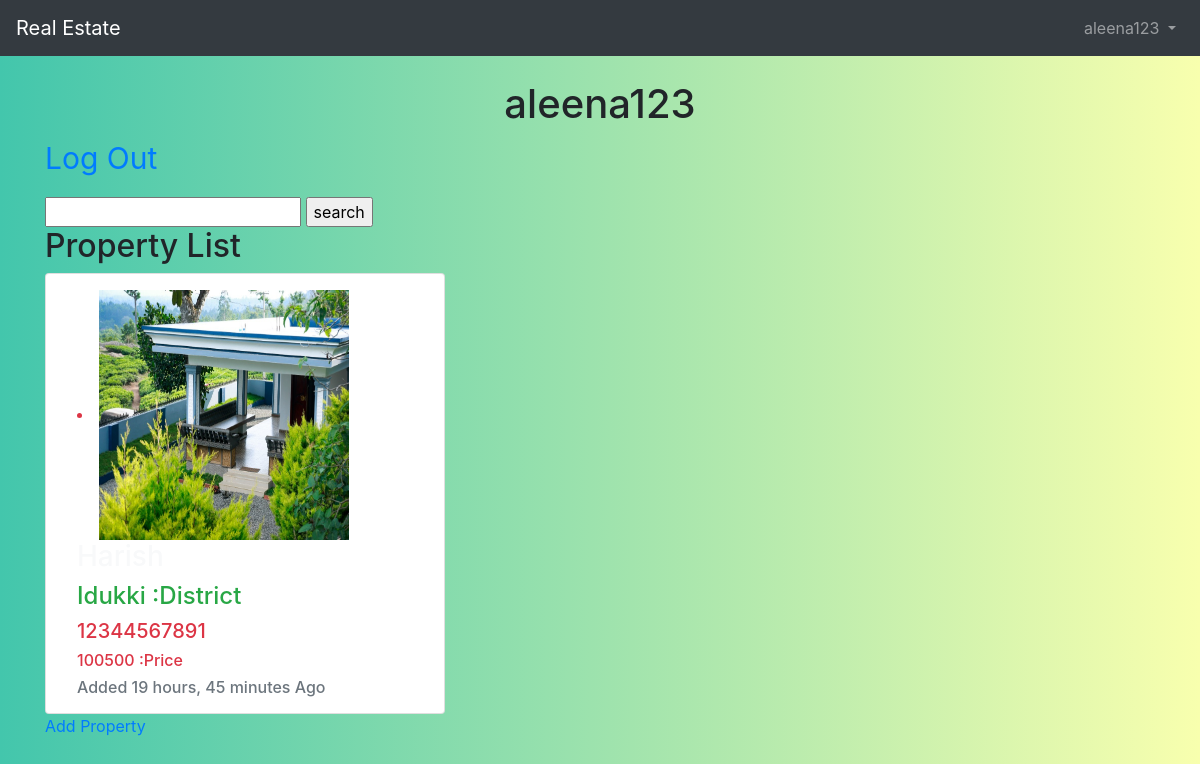
Page / (signed in) on the earlier database version.
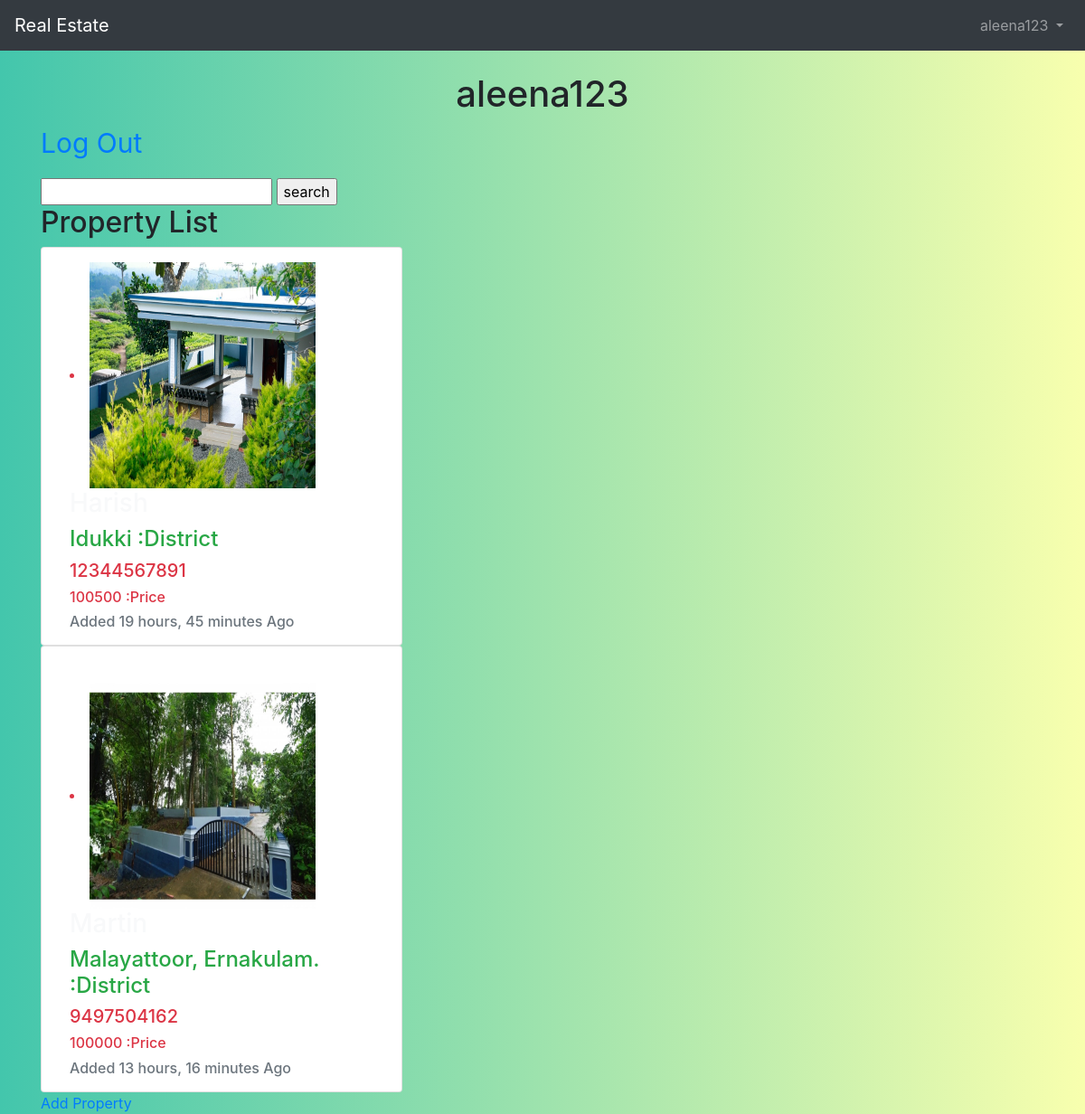
Same page on the later database version.
### users/models.py (models this page shows)
class CustomUser(AbstractUser):
	TYPE = [
			('Seller','seller'),
			('Buyer','buyer'),
		]
	category= models.CharField(max_length=40,choices=TYPE)
	mob_num=models.CharField(max_length=10)

### realtors/models.py (models this page shows, shortened)
class Realtor(models.Model):
  bedroom_choices = {
  				'1':1,
  				'2':2,
  				'3':3,
  				'4':4,
  				'5':5,
   					}
  price_choices = {
  				'100000':'$100,000',
  				'200000':'$200,000',
  				'300000':'$300,000',
  				'400000':'$400,000',
					}
  District_choices = {
        		'TVM' : 'Thiruvananthapuram',
        		'ALP' :	'Alappuzha',
        		'KTM' :	'Kottayam',
        		'IDK' :	'Idukki',
        		'ERKLM'	:'Ernakulam,'
       				}
  class Meta:
    verbose_name = 'Realtor'
  owner_name = models.CharField(max_length=200)
  photo = models.ImageField(upload_to='photos/%Y/%m/%d/')
  description = models.TextField(blank=True)
  phone = models.CharField(max_length=20)
  email = models.CharField(max_length=50)
  district = models.TextField(blank =True)
  price = models.PositiveIntegerField(default=100000)
  created_date = models.DateTimeField(auto_now_add=True,editable=False,blank=False,null=False)
  owner = models.ForeignKey(get_user_model(),on_delete=models.CASCADE)

### realtors/views.py (the view)
# urls.py: path('',PropertyListView.as_view(),name = 'home'),
class PropertyListView(ListView):
	model = Realtor
	template_name ='home.html'

### templates/home.html
{% extends 'base.html' %}
{% load static %}
{% load socialaccount %}
{% block body %}
  {% if user.is_authenticated %}
  <h1 class="text-center">  {{ user.username }}</h1>
    <div class>
  <p><a href="{% url 'logout' %}">Log Out</a></p>
  </div>
 <form action= "{% url 'search' %}"  method="get">
  <input type ="text" name ="q">
<input type ="submit" value ="search">
</form>
  <h2>Property List</h2>
  {% for element in object_list %}
   <div class="card" style="width: 25rem;" "height: 30rem;">
      <div clas="card-body">
       <a class = "card-link text-danger text-danger "
   href="{% url 'detail' element.id %}">
<div class="container m-3">
  <li class="lisit-inline-item">
       <img src="{{ element.photo.url }}"  alt="image"  height="250" width="250">
     <h3 class="text-light">{{ element.owner_name}}</h3>
     <h4 class="text-success">{{ element.district }} :District</h4>
     <h5>{{ element.phone }}</h5>
     <h6>{{ element.price }} :Price</h6>
       <h6 class="text-muted" > Added {{ element.created_date|timesince }} Ago</h6>
   </li>
 </div>
</div>
</div>
     {% endfor %}
  {% else %}
  <p>You are not logged in</p>
  <p><a href="{% url 'login' %}">Add Property</a></p>
<a href="{% provider_login_url 'github' %}">Sign Up</a>
<p><a href="{% url 'login' %}">Log In </a></p>
 {% endif %}
     <a href="{% url 'addproperty' %}">Add Property</a>
{% endblock body %}

### templates/base.html (shortened to what this page needs)
{% load static %}
<!DOCTYPE html>
<html lang="en">
  <head>
    <link rel="stylesheet" href="https://stackpath.bootstrapcdn.com/bootstrap/4.1.3/css/bootstrap.min.css">
    <link rel="stylesheet" href="{% static 'css/base.css' %}">
    <link href="https://stackpath.bootstrapcdn.com/bootstrap/4.3.1/css/bootstrap.min.css" rel="stylesheet">
  </head>
  <body>
    <nav class="navbar navbar-expand-md navbar-dark bg-dark mb-4">
      <a class="navbar-brand" href="{% url 'home' %}">Real Estate </a>
      <div class="collapse navbar-collapse" id="navbarCollapse">
        {% if user.is_authenticated %}
          <ul class="navbar-nav ml-auto">
            <li class="nav-item">
              <a class="nav-link dropdown-toggle" href="#" id="userMenu"\\
              data-toggle="dropdown" aria-haspopup="true" aria-expanded\\
              ="false">
                {{ user.username }}
              </a>
            </li>
          </ul>
        {% endif %}
      </div>
    </nav>
    <div class="container">
      {% block body %}
      {% endblock body %}
    </div>
  </body>
</html>

### static/css/base.css (style rules this page uses)
body { background: linear-gradient(to right, #43c6ac, #f8ffae); height: 100%; margin: 0; background-repeat: no-repeat; background-attachment: fixed; }
p { color: white; font-size: 30px; }

Differences in the rows shown:
added Realtor: photo (picture), district "Malayattoor, Ernakulam.", phone "9497504162", price "100000", created_date "13 hours, 16 minutes"
